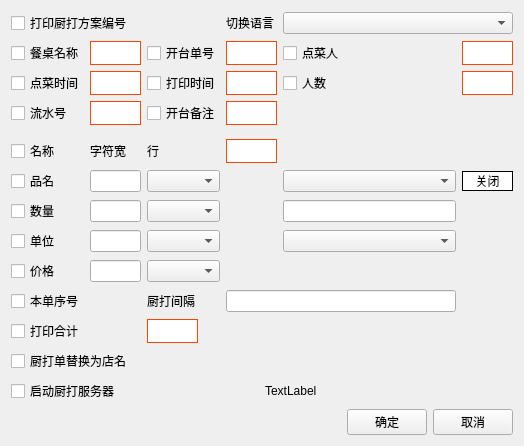
<?xml version="1.0" encoding="UTF-8"?>
<ui version="4.0">
 <class>w_bt_dish_kitchen_dish_param</class>
 <widget class="QDialog" name="w_bt_dish_kitchen_dish_param">
  <property name="geometry">
   <rect>
    <x>0</x>
    <y>0</y>
    <width>524</width>
    <height>433</height>
   </rect>
  </property>
  <property name="windowTitle">
   <string>Dialog</string>
  </property>
  <layout class="QVBoxLayout" name="verticalLayout">
   <item>
    <layout class="QGridLayout" name="gridLayout">
     <item row="5" column="0">
      <widget class="QCheckBox" name="kt_checkBox_title">
       <property name="text">
        <string>名称</string>
       </property>
      </widget>
     </item>
     <item row="1" column="6">
      <widget class="lds_lineedit" name="kt_lineEdit_vch_operid_scale">
       <property name="sizePolicy">
        <sizepolicy hsizetype="Expanding" vsizetype="Preferred">
         <horstretch>0</horstretch>
         <verstretch>0</verstretch>
        </sizepolicy>
       </property>
       <property name="minimumSize">
        <size>
         <width>51</width>
         <height>0</height>
        </size>
       </property>
       <property name="maximumSize">
        <size>
         <width>51</width>
         <height>16777215</height>
        </size>
       </property>
       <property name="styleSheet">
        <string notr="true">border:1px solid orangered;color:orangered;</string>
       </property>
      </widget>
     </item>
     <item row="2" column="3">
      <widget class="QCheckBox" name="kt_checkBox_dt_cur">
       <property name="text">
        <string>打印时间</string>
       </property>
      </widget>
     </item>
     <item row="7" column="1" colspan="2">
      <widget class="QLineEdit" name="kt_spinBox_num_num_width">
       <property name="minimumSize">
        <size>
         <width>51</width>
         <height>0</height>
        </size>
       </property>
       <property name="maximumSize">
        <size>
         <width>51</width>
         <height>16777215</height>
        </size>
       </property>
      </widget>
     </item>
     <item row="3" column="3">
      <widget class="QCheckBox" name="kt_checkBox_vch_memo">
       <property name="text">
        <string>开台备注</string>
       </property>
      </widget>
     </item>
     <item row="9" column="3">
      <widget class="lds_ComboBox" name="kt_spinBox_num_price_row"/>
     </item>
     <item row="9" column="0">
      <widget class="QCheckBox" name="kt_checkBox_num_price">
       <property name="text">
        <string>价格</string>
       </property>
      </widget>
     </item>
     <item row="10" column="3">
      <widget class="QLabel" name="label_5">
       <property name="text">
        <string>厨打间隔</string>
       </property>
      </widget>
     </item>
     <item row="8" column="3">
      <widget class="lds_ComboBox" name="kt_spinBox_unit_row"/>
     </item>
     <item row="9" column="1" colspan="2">
      <widget class="QLineEdit" name="kt_spinBox_num_price_width">
       <property name="minimumSize">
        <size>
         <width>51</width>
         <height>0</height>
        </size>
       </property>
       <property name="maximumSize">
        <size>
         <width>51</width>
         <height>16777215</height>
        </size>
       </property>
      </widget>
     </item>
     <item row="7" column="3">
      <widget class="lds_ComboBox" name="kt_spinBox_num_num_row"/>
     </item>
     <item row="8" column="0">
      <widget class="QCheckBox" name="kt_checkBox_unit">
       <property name="text">
        <string>单位</string>
       </property>
      </widget>
     </item>
     <item row="3" column="4">
      <widget class="lds_lineedit" name="kt_checkBox_vch_memo_scale">
       <property name="sizePolicy">
        <sizepolicy hsizetype="Expanding" vsizetype="Preferred">
         <horstretch>0</horstretch>
         <verstretch>0</verstretch>
        </sizepolicy>
       </property>
       <property name="minimumSize">
        <size>
         <width>51</width>
         <height>0</height>
        </size>
       </property>
       <property name="maximumSize">
        <size>
         <width>51</width>
         <height>16777215</height>
        </size>
       </property>
       <property name="styleSheet">
        <string notr="true">border:1px solid orangered;color:orangered;</string>
       </property>
      </widget>
     </item>
     <item row="10" column="0" colspan="3">
      <widget class="QCheckBox" name="kt_checkBox_ch_rowno">
       <property name="text">
        <string>本单序号</string>
       </property>
      </widget>
     </item>
     <item row="6" column="0">
      <widget class="QCheckBox" name="kt_checkBox_vch_dishname">
       <property name="text">
        <string>品名</string>
       </property>
      </widget>
     </item>
     <item row="5" column="1" colspan="2">
      <widget class="QLabel" name="label_2">
       <property name="text">
        <string>字符宽</string>
       </property>
      </widget>
     </item>
     <item row="4" column="0" colspan="7">
      <widget class="QLabel" name="label_div_1">
       <property name="minimumSize">
        <size>
         <width>0</width>
         <height>2</height>
        </size>
       </property>
       <property name="maximumSize">
        <size>
         <width>16777215</width>
         <height>2</height>
        </size>
       </property>
       <property name="text">
        <string/>
       </property>
       <property name="outer_stylesheet" stdset="0">
        <string>line_div_h</string>
       </property>
      </widget>
     </item>
     <item row="11" column="0" colspan="3">
      <widget class="QCheckBox" name="kt_checkBox_ch_tailtotal">
       <property name="text">
        <string>打印合计</string>
       </property>
      </widget>
     </item>
     <item row="2" column="5">
      <widget class="QCheckBox" name="kt_checkBox_int_person">
       <property name="text">
        <string>人数</string>
       </property>
      </widget>
     </item>
     <item row="5" column="4">
      <widget class="lds_lineedit" name="kt_lineEdit_content_scale">
       <property name="sizePolicy">
        <sizepolicy hsizetype="Expanding" vsizetype="Preferred">
         <horstretch>0</horstretch>
         <verstretch>0</verstretch>
        </sizepolicy>
       </property>
       <property name="minimumSize">
        <size>
         <width>51</width>
         <height>0</height>
        </size>
       </property>
       <property name="maximumSize">
        <size>
         <width>51</width>
         <height>16777215</height>
        </size>
       </property>
       <property name="styleSheet">
        <string notr="true">border:1px solid orangered;color:orangered;</string>
       </property>
      </widget>
     </item>
     <item row="6" column="1" colspan="2">
      <widget class="QLineEdit" name="kt_spinBox_vch_dishname_width">
       <property name="minimumSize">
        <size>
         <width>51</width>
         <height>0</height>
        </size>
       </property>
       <property name="maximumSize">
        <size>
         <width>51</width>
         <height>16777215</height>
        </size>
       </property>
      </widget>
     </item>
     <item row="5" column="3">
      <widget class="QLabel" name="label_3">
       <property name="text">
        <string>行</string>
       </property>
      </widget>
     </item>
     <item row="1" column="5">
      <widget class="QCheckBoxLongPress" name="kt_checkBox_vch_operid">
       <property name="text">
        <string>点菜人</string>
       </property>
      </widget>
     </item>
     <item row="11" column="3">
      <widget class="lds_lineedit" name="kt_checkBox_ch_tailtotal_scale">
       <property name="sizePolicy">
        <sizepolicy hsizetype="Expanding" vsizetype="Preferred">
         <horstretch>0</horstretch>
         <verstretch>0</verstretch>
        </sizepolicy>
       </property>
       <property name="minimumSize">
        <size>
         <width>51</width>
         <height>0</height>
        </size>
       </property>
       <property name="maximumSize">
        <size>
         <width>51</width>
         <height>16777215</height>
        </size>
       </property>
       <property name="styleSheet">
        <string notr="true">border:1px solid orangered;color:orangered;</string>
       </property>
      </widget>
     </item>
     <item row="6" column="5">
      <widget class="lds_ComboBox" name="kt_fmt_table_fmts"/>
     </item>
     <item row="7" column="5">
      <widget class="QLineEdit" name="kt_fmt_serial_no_desc"/>
     </item>
     <item row="8" column="1" colspan="2">
      <widget class="QLineEdit" name="kt_spinBox_unit_width">
       <property name="minimumSize">
        <size>
         <width>51</width>
         <height>0</height>
        </size>
       </property>
       <property name="maximumSize">
        <size>
         <width>51</width>
         <height>16777215</height>
        </size>
       </property>
      </widget>
     </item>
     <item row="12" column="0" colspan="7">
      <widget class="QCheckBox" name="kt_checkBox_ktitle2shopname">
       <property name="text">
        <string>厨打单替换为店名</string>
       </property>
      </widget>
     </item>
     <item row="2" column="4">
      <widget class="lds_lineedit" name="kt_lineEdit_dt_cur_scale">
       <property name="sizePolicy">
        <sizepolicy hsizetype="Expanding" vsizetype="Preferred">
         <horstretch>0</horstretch>
         <verstretch>0</verstretch>
        </sizepolicy>
       </property>
       <property name="minimumSize">
        <size>
         <width>51</width>
         <height>0</height>
        </size>
       </property>
       <property name="maximumSize">
        <size>
         <width>51</width>
         <height>16777215</height>
        </size>
       </property>
       <property name="styleSheet">
        <string notr="true">border:1px solid orangered;color:orangered;</string>
       </property>
      </widget>
     </item>
     <item row="2" column="6">
      <widget class="lds_lineedit" name="kt_lineEdit_int_person_scale">
       <property name="sizePolicy">
        <sizepolicy hsizetype="Expanding" vsizetype="Preferred">
         <horstretch>0</horstretch>
         <verstretch>0</verstretch>
        </sizepolicy>
       </property>
       <property name="minimumSize">
        <size>
         <width>51</width>
         <height>0</height>
        </size>
       </property>
       <property name="maximumSize">
        <size>
         <width>51</width>
         <height>16777215</height>
        </size>
       </property>
       <property name="styleSheet">
        <string notr="true">border:1px solid orangered;color:orangered;</string>
       </property>
      </widget>
     </item>
     <item row="1" column="3">
      <widget class="QCheckBox" name="kt_checkBox_ch_billno">
       <property name="text">
        <string>开台单号</string>
       </property>
      </widget>
     </item>
     <item row="7" column="0">
      <widget class="QCheckBox" name="kt_checkBox_num_num">
       <property name="text">
        <string>数量</string>
       </property>
      </widget>
     </item>
     <item row="1" column="4">
      <widget class="lds_lineedit" name="kt_lineEdit_ch_billno_scale">
       <property name="sizePolicy">
        <sizepolicy hsizetype="Expanding" vsizetype="Preferred">
         <horstretch>0</horstretch>
         <verstretch>0</verstretch>
        </sizepolicy>
       </property>
       <property name="minimumSize">
        <size>
         <width>51</width>
         <height>0</height>
        </size>
       </property>
       <property name="maximumSize">
        <size>
         <width>51</width>
         <height>16777215</height>
        </size>
       </property>
       <property name="styleSheet">
        <string notr="true">border:1px solid orangered;color:orangered;</string>
       </property>
      </widget>
     </item>
     <item row="6" column="3">
      <widget class="lds_ComboBox" name="kt_spinBox_vch_dishname_row"/>
     </item>
     <item row="0" column="0" colspan="4">
      <widget class="QCheckBox" name="kt_checkBox_vch_plan_id">
       <property name="text">
        <string>打印厨打方案编号</string>
       </property>
      </widget>
     </item>
     <item row="0" column="5" colspan="2">
      <widget class="lds_ComboBox" name="kt_comboBox_vch_language"/>
     </item>
     <item row="0" column="4">
      <widget class="QLabel" name="label_4">
       <property name="text">
        <string>切换语言</string>
       </property>
      </widget>
     </item>
     <item row="3" column="1" colspan="2">
      <widget class="lds_lineedit" name="kt_lineEdit_ch_serialno_scale">
       <property name="sizePolicy">
        <sizepolicy hsizetype="Expanding" vsizetype="Preferred">
         <horstretch>0</horstretch>
         <verstretch>0</verstretch>
        </sizepolicy>
       </property>
       <property name="minimumSize">
        <size>
         <width>51</width>
         <height>0</height>
        </size>
       </property>
       <property name="maximumSize">
        <size>
         <width>51</width>
         <height>16777215</height>
        </size>
       </property>
       <property name="styleSheet">
        <string notr="true">border:1px solid orangered;color:orangered;</string>
       </property>
      </widget>
     </item>
     <item row="2" column="1" colspan="2">
      <widget class="lds_lineedit" name="kt_lineEdit_dt_operdate_scale">
       <property name="sizePolicy">
        <sizepolicy hsizetype="Expanding" vsizetype="Preferred">
         <horstretch>0</horstretch>
         <verstretch>0</verstretch>
        </sizepolicy>
       </property>
       <property name="minimumSize">
        <size>
         <width>51</width>
         <height>0</height>
        </size>
       </property>
       <property name="maximumSize">
        <size>
         <width>51</width>
         <height>16777215</height>
        </size>
       </property>
       <property name="styleSheet">
        <string notr="true">border:1px solid orangered;color:orangered;</string>
       </property>
      </widget>
     </item>
     <item row="1" column="1" colspan="2">
      <widget class="lds_lineedit" name="kt_lineEdit_ch_tableno_scale">
       <property name="sizePolicy">
        <sizepolicy hsizetype="Expanding" vsizetype="Preferred">
         <horstretch>0</horstretch>
         <verstretch>0</verstretch>
        </sizepolicy>
       </property>
       <property name="minimumSize">
        <size>
         <width>51</width>
         <height>0</height>
        </size>
       </property>
       <property name="maximumSize">
        <size>
         <width>51</width>
         <height>16777215</height>
        </size>
       </property>
       <property name="styleSheet">
        <string notr="true">border:1px solid orangered;color:orangered;</string>
       </property>
      </widget>
     </item>
     <item row="8" column="5">
      <widget class="lds_ComboBox" name="kt_fmt_vch_operid"/>
     </item>
     <item row="1" column="0">
      <widget class="QCheckBoxLongPress" name="kt_checkBox_ch_tableno">
       <property name="text">
        <string>餐桌名称</string>
       </property>
      </widget>
     </item>
     <item row="2" column="0">
      <widget class="QCheckBox" name="kt_checkBox_dt_operdate">
       <property name="text">
        <string>点菜时间</string>
       </property>
      </widget>
     </item>
     <item row="3" column="0">
      <widget class="QCheckBoxLongPress" name="kt_checkBox_ch_serialno">
       <property name="text">
        <string>流水号</string>
       </property>
      </widget>
     </item>
     <item row="10" column="4" colspan="2">
      <widget class="QLineEdit" name="kt_spinBox_vtimeout"/>
     </item>
     <item row="6" column="6">
      <widget class="QPushButton" name="pushButton_hide_ExSet">
       <property name="styleSheet">
        <string notr="true">border:1px solid black;
color:black;
background:white;</string>
       </property>
       <property name="text">
        <string>关闭</string>
       </property>
      </widget>
     </item>
    </layout>
   </item>
   <item>
    <layout class="QHBoxLayout" name="horizontalLayout_2">
     <item>
      <widget class="lds_checkbox_unwrap" name="kt_checkBox_kitchen_start">
       <property name="text">
        <string>启动厨打服务器</string>
       </property>
      </widget>
     </item>
     <item>
      <widget class="QLabel" name="label_kitchen_ip">
       <property name="text">
        <string>TextLabel</string>
       </property>
      </widget>
     </item>
    </layout>
   </item>
   <item>
    <layout class="QHBoxLayout" name="horizontalLayout">
     <item>
      <spacer name="horizontalSpacer">
       <property name="orientation">
        <enum>Qt::Horizontal</enum>
       </property>
       <property name="sizeHint" stdset="0">
        <size>
         <width>40</width>
         <height>20</height>
        </size>
       </property>
      </spacer>
     </item>
     <item>
      <widget class="lds_toolbar_button" name="pushButton_ok">
       <property name="text">
        <string>确定</string>
       </property>
       <property name="outer_stylesheet" stdset="0">
        <string>pushbutton</string>
       </property>
      </widget>
     </item>
     <item>
      <widget class="lds_toolbar_button" name="pushButton_cancel">
       <property name="text">
        <string>取消</string>
       </property>
       <property name="outer_stylesheet" stdset="0">
        <string>pushbutton</string>
       </property>
      </widget>
     </item>
    </layout>
   </item>
  </layout>
 </widget>
 <customwidgets>
  <customwidget>
   <class>lds_toolbar_button</class>
   <extends>QPushButton</extends>
   <header>lds_toolbar_button.h</header>
  </customwidget>
  <customwidget>
   <class>lds_ComboBox</class>
   <extends>QComboBox</extends>
   <header>lds_combobox.h</header>
  </customwidget>
  <customwidget>
   <class>lds_lineedit</class>
   <extends>QLineEdit</extends>
   <header>lds_lineedit.h</header>
  </customwidget>
  <customwidget>
   <class>QCheckBoxLongPress</class>
   <extends>QCheckBox</extends>
   <header>qcheckboxlongpress.h</header>
  </customwidget>
  <customwidget>
   <class>lds_checkbox_unwrap</class>
   <extends>QCheckBox</extends>
   <header>lds_checkbox_unwrap.h</header>
  </customwidget>
 </customwidgets>
 <tabstops>
  <tabstop>pushButton_ok</tabstop>
  <tabstop>pushButton_cancel</tabstop>
  <tabstop>kt_checkBox_ch_tableno</tabstop>
  <tabstop>kt_lineEdit_int_person_scale</tabstop>
  <tabstop>kt_lineEdit_dt_cur_scale</tabstop>
  <tabstop>kt_lineEdit_ch_tableno_scale</tabstop>
  <tabstop>kt_spinBox_unit_width</tabstop>
  <tabstop>kt_checkBox_ktitle2shopname</tabstop>
  <tabstop>kt_lineEdit_ch_billno_scale</tabstop>
  <tabstop>kt_spinBox_vch_dishname_row</tabstop>
  <tabstop>kt_checkBox_num_num</tabstop>
  <tabstop>kt_checkBox_ch_billno</tabstop>
  <tabstop>kt_checkBox_title</tabstop>
  <tabstop>kt_checkBox_dt_cur</tabstop>
  <tabstop>kt_lineEdit_ch_serialno_scale</tabstop>
  <tabstop>kt_lineEdit_vch_operid_scale</tabstop>
  <tabstop>kt_checkBox_vch_memo</tabstop>
  <tabstop>kt_checkBox_num_price</tabstop>
  <tabstop>kt_spinBox_num_price_row</tabstop>
  <tabstop>kt_spinBox_vtimeout</tabstop>
  <tabstop>kt_checkBox_dt_operdate</tabstop>
  <tabstop>kt_spinBox_num_num_width</tabstop>
  <tabstop>kt_spinBox_num_price_width</tabstop>
  <tabstop>kt_spinBox_num_num_row</tabstop>
  <tabstop>kt_checkBox_unit</tabstop>
  <tabstop>kt_spinBox_unit_row</tabstop>
  <tabstop>kt_checkBox_vch_memo_scale</tabstop>
  <tabstop>kt_checkBox_ch_rowno</tabstop>
  <tabstop>kt_checkBox_vch_dishname</tabstop>
  <tabstop>kt_checkBox_ch_tailtotal</tabstop>
  <tabstop>kt_checkBox_int_person</tabstop>
  <tabstop>kt_checkBox_ch_serialno</tabstop>
  <tabstop>kt_spinBox_vch_dishname_width</tabstop>
  <tabstop>kt_lineEdit_content_scale</tabstop>
  <tabstop>kt_lineEdit_dt_operdate_scale</tabstop>
  <tabstop>kt_checkBox_vch_operid</tabstop>
  <tabstop>kt_checkBox_ch_tailtotal_scale</tabstop>
  <tabstop>kt_fmt_table_fmts</tabstop>
  <tabstop>kt_fmt_serial_no_desc</tabstop>
  <tabstop>kt_checkBox_kitchen_start</tabstop>
  <tabstop>kt_checkBox_vch_plan_id</tabstop>
  <tabstop>kt_comboBox_vch_language</tabstop>
 </tabstops>
 <resources/>
 <connections/>
</ui>
